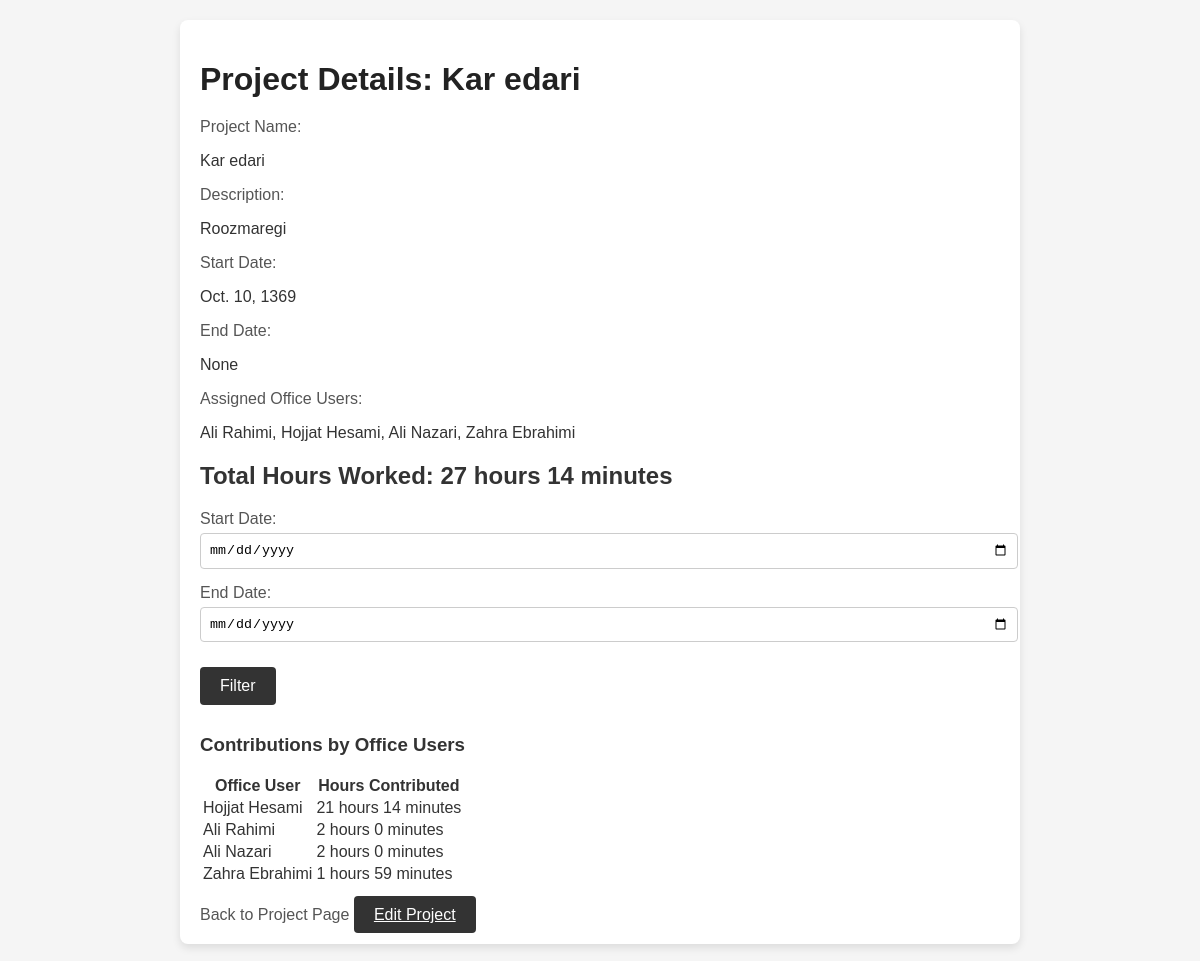
The app's page /project/10/ (signed in), older data.
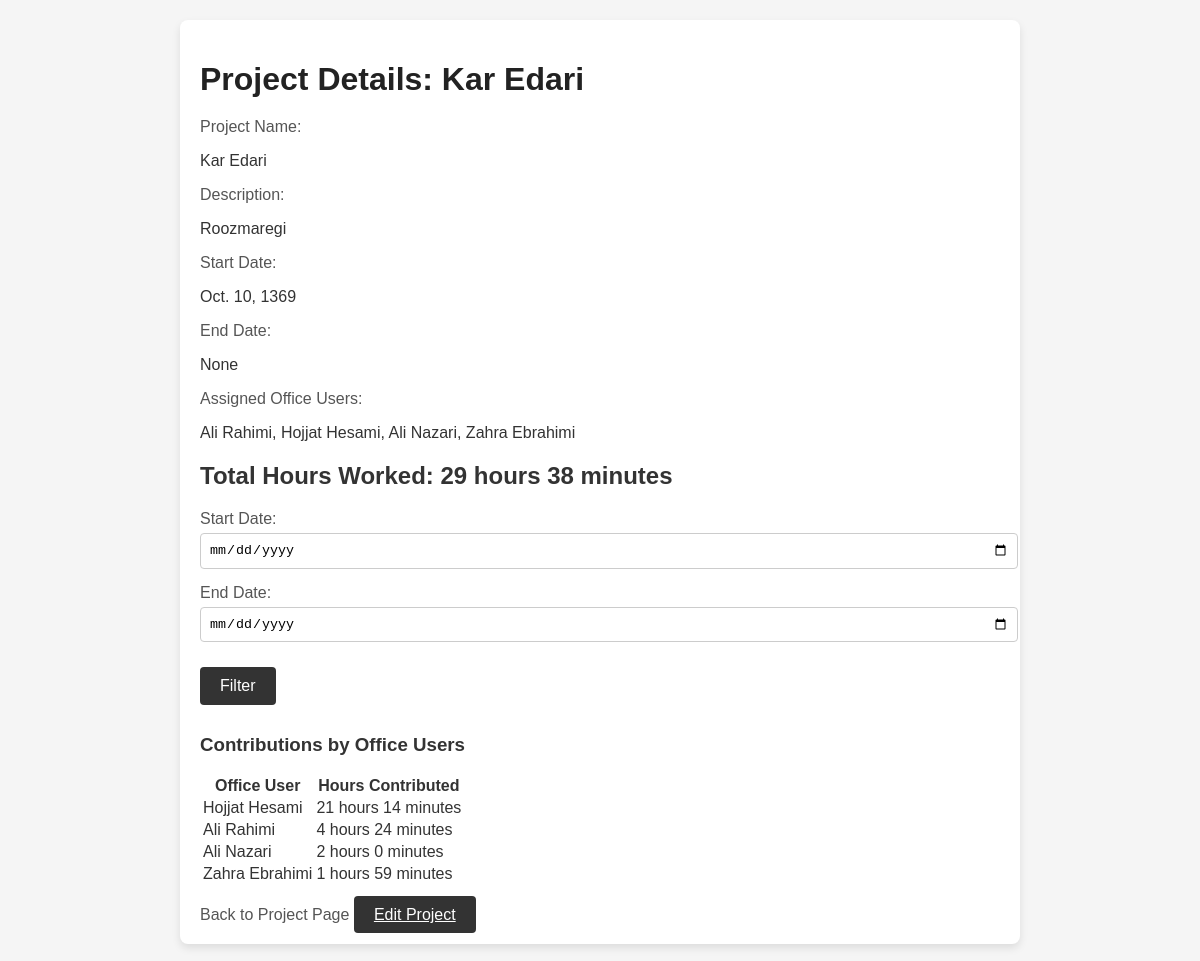
The same page, newer data.
### daftarMain/models.py (models this page shows, shortened)
class Project(models.Model):
    name = models.CharField(max_length=100)
    description = models.TextField(null=True, blank=True)
    start_date = models.DateField()
    end_date = models.DateField(null=True, blank=True)
    assigned_users = models.ManyToManyField(OfficeUser, related_name='projects')

class OfficeUser(models.Model):
    MILITARY_SERVICE_TYPE = [
        ('COM', 'Complete'),
        ('PEN', 'Pending'),
        ('N/A' , 'Do not have')
    ]
    user = models.OneToOneField(User, on_delete=models.CASCADE, null=True, blank=True) # remove null, blank = true
    first_name = models.CharField(max_length=30)
    last_name = models.CharField(max_length=30)
    phone = models.CharField(max_length=15, unique=True)
    home_phone = models.CharField(max_length=15, unique=True, null=True, blank=True)
    birth_date = models.DateField(null=True, blank=True)
    code_meli = models.CharField(max_length=10)
    office_admin = models.ForeignKey(OfficeManager, on_delete=models.CASCADE, null=True, blank=True) # remove null, blank = true
    staff_number = models.CharField(max_length=20, unique=True, null=True, blank=True)
    staff_pic = models.ImageField(upload_to='staff_pics/', null=True, blank=True)
    address = models.TextField(null=True, blank=True)
    have_bime = models.BooleanField(default=False)
    code_bime = models.CharField(max_length=30,null=True,blank=True)
    family_phone_number = models.CharField(max_length=15,null=True,blank=True)
    marital_status = models.BooleanField(default=False)
    military_service_status = models.CharField(max_length=3 ,choices= MILITARY_SERVICE_TYPE, default='N/A')
    childeren_count = models.CharField(max_length=3,default= 0)
    def __str__(self):
        return f"{self.first_name} {self.last_name}"

### daftarMain/views.py (the view)
# urls.py: path('project/<int:project_id>/', views.detail_project, name='detail_project'),
@login_required
def detail_project(request, project_id):
    project = get_object_or_404(Project, id=project_id)
    start_date = request.GET.get('start_date')
    end_date = request.GET.get('end_date')
    if start_date:
        start_date = timezone.datetime.strptime(start_date, '%Y-%m-%d').date()
    if end_date:
        end_date = timezone.datetime.strptime(end_date, '%Y-%m-%d').date()
    total_hours = 0
    user_contributions = {}
    for entry in project.clock_entries.all():
        if start_date and entry.entry_to_office.date() < start_date:
            continue
        if end_date and entry.exit_from_office.date() > end_date:
            continue
        hours_worked = entry.hours_worked()  # Calculate hours worked
        total_hours += hours_worked
        if entry.office_user in user_contributions:
            user_contributions[entry.office_user] += hours_worked
        else:
            user_contributions[entry.office_user] = hours_worked
    total_hours_int = int(total_hours)
    total_minutes = int((total_hours - total_hours_int) * 60)
    user_contributions_converted = {}
    for office_user, hours in user_contributions.items():
        hours_int = int(hours)
        minutes = int((hours - hours_int) * 60)
        user_contributions_converted[office_user] = f"{hours_int} hours {minutes} minutes"
    context = {
        'project': project,
        'total_hours': f"{total_hours_int} hours {total_minutes} minutes",
        'start_date': start_date,
        'end_date': end_date,
        'user_contributions': user_contributions_converted,
    }
    return render(request, 'detail_project.html', context)

### daftarMain/models.py (called while the page is built)
    def hours_worked(self):
        if self.entry_to_office and self.exit_from_office:
            time_difference = self.exit_from_office - self.entry_to_office
            return time_difference.total_seconds() / 3600.0  # Convert seconds to hours
        return 0

### daftarMain/templates/detail_project.html (shortened to what this page needs)
<!DOCTYPE html>
<html lang="en">
<head>
</head>
<body>
    <div class="container">
        <h1>Project Details: {{ project.name }}</h1>
        <div class="form-group">
            <label for="id_name">Project Name:</label>
            <p>{{ project.name }}</p>
        </div>
        <div class="form-group">
            <label for="id_description">Description:</label>
            <p>{{ project.description }}</p>
        </div>
        <div class="form-group">
            <label for="id_start_date">Start Date:</label>
            <p>{{ project.start_date }}</p>
        </div>
        <div class="form-group">
            <label for="id_end_date">End Date:</label>
            <p>{{ project.end_date }}</p>
        </div>
        <div class="form-group">
            <label for="id_assigned_users">Assigned Office Users:</label>
            <p>{{ project.assigned_users.all|join:", " }}</p>
        </div>
        <h2>Total Hours Worked: {{ total_hours }}</h2>
        <form method="GET" action="">
            <div class="form-group">
                <label for="start_date">Start Date:</label>
                <input type="date" id="start_date" name="start_date" value="{{ start_date }}">
            </div>
            <div class="form-group">
                <label for="end_date">End Date:</label>
                <input type="date" id="end_date" name="end_date" value="{{ end_date }}">
            </div>
            <button type="submit" class="button">Filter</button>
        </form>
        <h3>Contributions by Office Users</h3>
        <table>
            <thead>
                <tr>
                    <th>Office User</th>
                    <th>Hours Contributed</th>
                </tr>
            </thead>
            <tbody>
                {% for office_user, hours in user_contributions.items %}
                    <tr>
                        <td>{{ office_user.first_name }} {{ office_user.last_name }}</td>
                        <td>{{ hours }}</td>
                    </tr>
                {% endfor %}
            </tbody>
        </table>
        <a href="{% url 'project_page' %}" class="back-link">Back to Project Page</a>
        <a href="{% url 'edit_project' project.id %}" class="button">Edit Project</a>
    </div>
</body>
</html>

### daftarMain/templates/detail_project.html (style rules this page uses)
body { font-family: Arial, sans-serif; margin: 20px; background-color: #f5f5f5; color: #333; }
.container { background: #fff; border-radius: 8px; box-shadow: 0 4px 8px rgba(0, 0, 0, 0.1); padding: 20px; max-width: 800px; margin: auto; }
h1 { color: #222; margin-bottom: 20px; }
.form-group { margin-bottom: 15px; }
.form-group label { display: block; margin-bottom: 5px; color: #555; }
.form-group input, .form-group textarea { width: 100%; padding: 8px; border: 1px solid #ccc; border-radius: 4px; }
.button { padding: 10px 20px; margin: 10px 0; border: none; border-radius: 4px; background-color: #333; color: #fff; font-size: 16px; cursor: pointer; }
.back-link { display: inline-block; margin-top: 20px; text-decoration: none; color: #555; font-size: 16px; }

Row changes from the older to the newer data that the page shows:
changed Project "Roozmaregi": name "Kar edari" → "Kar Edari"
computed for OfficeUser "Rahimi": hours "2 hours 0 minutes" → "4 hours 24 minutes"
Text that changed along with them:
{{ total_hours }}: "27 hours 14 minutes" → "29 hours 38 minutes"
